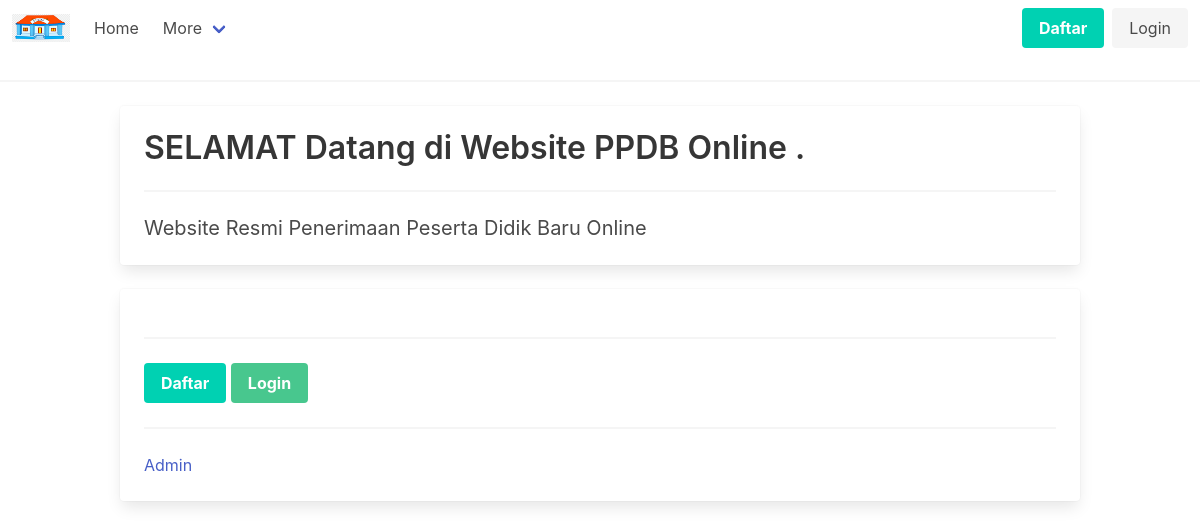
Before: / with the older database file.
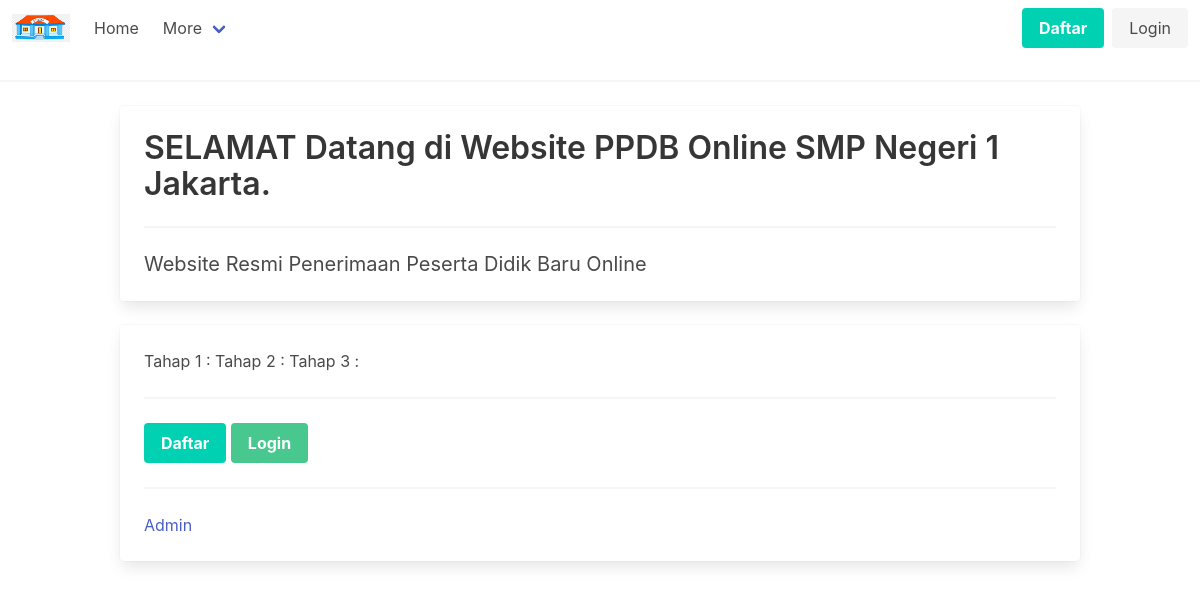
After: the same page with the newer database file.
### tables this page shows
CREATE TABLE `school` (
  `id_school` int(11) NOT NULL,
  `name` varchar(255) NOT NULL,
  `info` varchar(255) NOT NULL
);

### application/controllers/Peserta.php (called while the page is built, shortened)
<?php
class Peserta extends CI_Controller
{
	public $session_peserta;
	public $session_token;
	public function AuthLogin(){
		if ($this->session_peserta==false || $this->session_peserta ==null || $this->session_token == false
			|| $this->session_token == null)
		{
			return false;
		}
		return true;
	}
	public function __construct()
	{
		$this->load->model('M_peserta');
		$this->load->model("M_Sekolah");
		$this->session_peserta	= $this->session->has_userdata('peserta');
		$this->session_token	= $this->session->has_userdata('token');
	}
	public function index()
	{
		$data['session_peserta'] = $this->session_peserta;
		$this->M_Sekolah->id_school = 1;
		$school = $this->M_Sekolah->loadDataById();
		$data['data_sekolah'] = $school;
		if ($this->AuthLogin()){
			$token =  $this->session->userdata('token');
			$token = $token[0]->{'token'};
			$id_peserta = $this->M_peserta->getIdPeserta();
			$id_peserta = $id_peserta->{'id_peserta'};
			$data['id_peserta'] = $id_peserta;
			$this->load->view('peserta/home',$data);
		}else{
			$this->load->view('peserta/index',$data);
		}
	}
}

### index.php (called while the page is built, shortened)
<?php
require_once BASEPATH.'core/CodeIgniter.php';

### application/models/M_Sekolah.php (called while the page is built, shortened)
<?php
class M_Sekolah extends CI_Model
{
	public $id_school;public $name;public $info;
	protected $table      = "school";
	protected $primaryKey ="id_school";
	public function loadDataById()
	{
		$this->db->select("*")
				->from($this->table)
				->where([$this->primaryKey => $this->id_school]);
		$obj = $this->db->get();
		$data  = $obj->result_array();
		return (count($data)) > 0 ? $data[0] : null;
	}
}

### application/views/peserta/index.php (the view, shortened to what this page needs)
<!DOCTYPE html>
<html lang="en">
<head>
	<link rel="stylesheet" href="https://cdn.jsdelivr.net/npm/bulma@0.9.4/css/bulma.min.css">
</head>
<body>
	<?php include '@layout/navbar.php'; ?>
	<hr>
	<div class="container">
		<div class="card">
			<div class="card-content">
				<p class="title">
					SELAMAT Datang di Website PPDB Online <?= $data_sekolah['name'] ?>.
				</p>
				<hr>
				<p class="subtitle">
					Website Resmi Penerimaan Peserta Didik Baru Online
				</p>
			</div>
		</div>
	</div>
	<br>
	<div class="container">
		<div class="card">
			<div class="card-content">
				<div class="content">
					<?= $data_sekolah['info'] ?>
					<hr>
					<a href="<?= base_url() ?>peserta/daftar" class="button is-primary">
							<strong>Daftar</strong>
					</a>
					<a href="<?= base_url() ?>peserta/login" class="button is-success">
							<strong>Login</strong>
					</a>
					<hr>
					<a href="<?= base_url() ?>admin" target="_blank">Admin</a>
				</div>
			</div>
		</div>
	</div>
</body>
</html>

### application/views/peserta/@layout/navbar.php (shortened to what this page needs)
<nav class="navbar" role="navigation" aria-label="main navigation">
	<div class="navbar-brand">
		<a class="navbar-item" href=".">
			<img src="<?= base_url() ?>/public/img/school.png" width="58" height="25">
		</a>
	</div>
	<div id="navbarBasicExample" class="navbar-menu">
		<div class="navbar-start">
			<a href="<?= base_url() ?>" class="navbar-item">
				Home
			</a>
			<div class="navbar-item has-dropdown is-hoverable">
				<a class="navbar-link">
					More
				</a>
			</div>
		</div>
		<div class="navbar-end">
			<div class="navbar-item">
				<div class="buttons">
					<?php
					if ($session_peserta == true) {
						echo '<button onclick="logout()" class="button is-danger">Logout</button>
							';
					} else {
						echo '
						<a href="' . base_url() . 'peserta/daftar" class="button is-primary">
							<strong>Daftar</strong>
						</a>
						<a href="' . base_url() . 'peserta/login" class="button is-light">
							Login
						</a>';
					}
					?>
				</div>
			</div>
		</div>
	</div>
</nav>

Changed rows visible on the page:
added school: name "SMP Negeri 1 Jakarta", info "Tahap 1 : Tahap 2 : Tahap 3 :"
